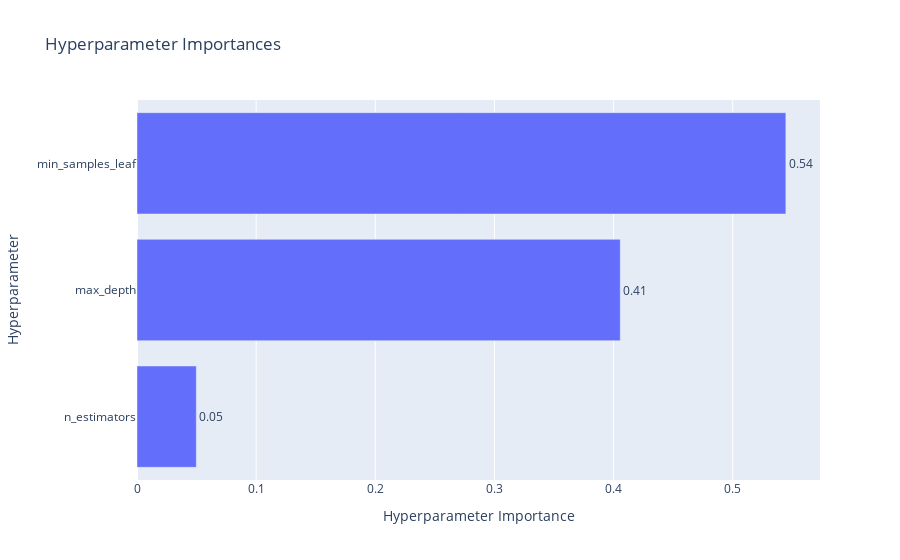

Source (notebook cell):
### Markdown cell above
График важности гиперпараметров - помогает понять, какие гиперпараметры вносят больший вклад в минимизацию/максимизацию метрики.

### Code cell
optuna.visualization.plot_param_importances(study, target_name="f1_score")

### Figure 1 — Plotly figure (JSON) as saved in the notebook; plotly's stock layout.template omitted (floating-point values rounded to 4 significant figures)
{"data": [{"cliponaxis": false, "hovertemplate": ["n_estimators (IntDistribution): 0.049775022068595375<extra></extra>", "max_depth (IntDistribution): 0.4056139780302177<extra></extra>", "min_samples_leaf (IntDistribution): 0.5446109999011869<extra></extra>"], "name": "f1_score", "orientation": "h", "text": ["0.05", "0.41", "0.54"], "textposition": "outside", "type": "bar", "x": [0.04978, 0.4056, 0.5446], "y": ["n_estimators", "max_depth", "min_samples_leaf"]}], "layout": {"title": {"text": "Hyperparameter Importances"}, "xaxis": {"title": {"text": "Hyperparameter Importance"}}, "yaxis": {"title": {"text": "Hyperparameter"}}}}
